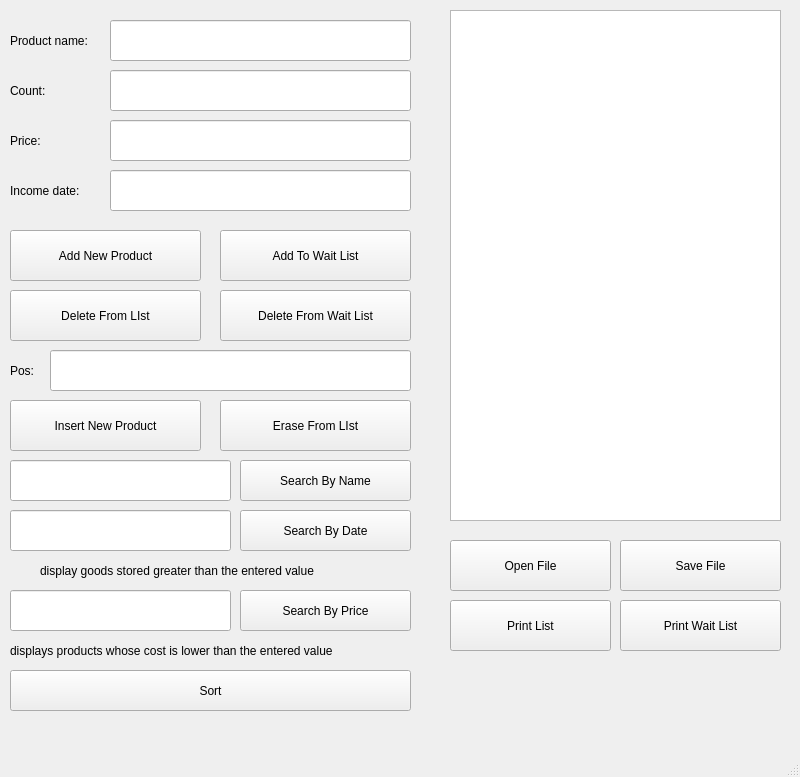
<?xml version="1.0" encoding="UTF-8"?>
<ui version="4.0">
 <class>MainWindow</class>
 <widget class="QMainWindow" name="MainWindow">
  <property name="geometry">
   <rect>
    <x>0</x>
    <y>0</y>
    <width>800</width>
    <height>777</height>
   </rect>
  </property>
  <property name="windowTitle">
   <string>MainWindow</string>
  </property>
  <widget class="QWidget" name="centralwidget">
   <widget class="QPlainTextEdit" name="plainTextEdit">
    <property name="geometry">
     <rect>
      <x>450</x>
      <y>10</y>
      <width>331</width>
      <height>511</height>
     </rect>
    </property>
    <property name="readOnly">
     <bool>true</bool>
    </property>
   </widget>
   <widget class="QPushButton" name="openFileBtn">
    <property name="geometry">
     <rect>
      <x>450</x>
      <y>540</y>
      <width>161</width>
      <height>51</height>
     </rect>
    </property>
    <property name="text">
     <string>Open File</string>
    </property>
   </widget>
   <widget class="QPushButton" name="saveFileBtn">
    <property name="geometry">
     <rect>
      <x>620</x>
      <y>540</y>
      <width>161</width>
      <height>51</height>
     </rect>
    </property>
    <property name="text">
     <string>Save File</string>
    </property>
   </widget>
   <widget class="QLineEdit" name="nameLE">
    <property name="geometry">
     <rect>
      <x>110</x>
      <y>20</y>
      <width>301</width>
      <height>41</height>
     </rect>
    </property>
   </widget>
   <widget class="QLabel" name="label">
    <property name="geometry">
     <rect>
      <x>10</x>
      <y>20</y>
      <width>101</width>
      <height>41</height>
     </rect>
    </property>
    <property name="text">
     <string>Product name:</string>
    </property>
   </widget>
   <widget class="QLineEdit" name="countLE">
    <property name="geometry">
     <rect>
      <x>110</x>
      <y>70</y>
      <width>301</width>
      <height>41</height>
     </rect>
    </property>
   </widget>
   <widget class="QLineEdit" name="priceLE">
    <property name="geometry">
     <rect>
      <x>110</x>
      <y>120</y>
      <width>301</width>
      <height>41</height>
     </rect>
    </property>
   </widget>
   <widget class="QLineEdit" name="dateLE">
    <property name="geometry">
     <rect>
      <x>110</x>
      <y>170</y>
      <width>301</width>
      <height>41</height>
     </rect>
    </property>
   </widget>
   <widget class="QLabel" name="label_2">
    <property name="geometry">
     <rect>
      <x>10</x>
      <y>70</y>
      <width>101</width>
      <height>41</height>
     </rect>
    </property>
    <property name="text">
     <string>Count:</string>
    </property>
   </widget>
   <widget class="QLabel" name="label_3">
    <property name="geometry">
     <rect>
      <x>10</x>
      <y>120</y>
      <width>101</width>
      <height>41</height>
     </rect>
    </property>
    <property name="text">
     <string>Price:</string>
    </property>
   </widget>
   <widget class="QLabel" name="label_4">
    <property name="geometry">
     <rect>
      <x>10</x>
      <y>170</y>
      <width>101</width>
      <height>41</height>
     </rect>
    </property>
    <property name="text">
     <string>Income date:</string>
    </property>
   </widget>
   <widget class="QPushButton" name="printListBtn">
    <property name="geometry">
     <rect>
      <x>450</x>
      <y>600</y>
      <width>161</width>
      <height>51</height>
     </rect>
    </property>
    <property name="text">
     <string>Print List</string>
    </property>
   </widget>
   <widget class="QPushButton" name="printWaitListBtn">
    <property name="geometry">
     <rect>
      <x>620</x>
      <y>600</y>
      <width>161</width>
      <height>51</height>
     </rect>
    </property>
    <property name="text">
     <string>Print Wait List</string>
    </property>
   </widget>
   <widget class="QPushButton" name="addBtn">
    <property name="geometry">
     <rect>
      <x>10</x>
      <y>230</y>
      <width>191</width>
      <height>51</height>
     </rect>
    </property>
    <property name="text">
     <string>Add New Product</string>
    </property>
   </widget>
   <widget class="QPushButton" name="addWaitBtn">
    <property name="geometry">
     <rect>
      <x>220</x>
      <y>230</y>
      <width>191</width>
      <height>51</height>
     </rect>
    </property>
    <property name="text">
     <string>Add To Wait List</string>
    </property>
   </widget>
   <widget class="QLineEdit" name="searchByNameLE">
    <property name="geometry">
     <rect>
      <x>10</x>
      <y>460</y>
      <width>221</width>
      <height>41</height>
     </rect>
    </property>
   </widget>
   <widget class="QPushButton" name="searchByNameBtn">
    <property name="geometry">
     <rect>
      <x>240</x>
      <y>460</y>
      <width>171</width>
      <height>41</height>
     </rect>
    </property>
    <property name="text">
     <string>Search By Name</string>
    </property>
   </widget>
   <widget class="QLineEdit" name="searchByDateLE">
    <property name="geometry">
     <rect>
      <x>10</x>
      <y>510</y>
      <width>221</width>
      <height>41</height>
     </rect>
    </property>
   </widget>
   <widget class="QPushButton" name="searchByDateBtn">
    <property name="geometry">
     <rect>
      <x>240</x>
      <y>510</y>
      <width>171</width>
      <height>41</height>
     </rect>
    </property>
    <property name="text">
     <string>Search By Date</string>
    </property>
   </widget>
   <widget class="QLabel" name="label_5">
    <property name="geometry">
     <rect>
      <x>40</x>
      <y>560</y>
      <width>351</width>
      <height>21</height>
     </rect>
    </property>
    <property name="text">
     <string>display goods stored greater than the entered value</string>
    </property>
   </widget>
   <widget class="QPushButton" name="searchByPriceBtn">
    <property name="geometry">
     <rect>
      <x>240</x>
      <y>590</y>
      <width>171</width>
      <height>41</height>
     </rect>
    </property>
    <property name="text">
     <string>Search By Price</string>
    </property>
   </widget>
   <widget class="QLineEdit" name="searchByPriceLE">
    <property name="geometry">
     <rect>
      <x>10</x>
      <y>590</y>
      <width>221</width>
      <height>41</height>
     </rect>
    </property>
   </widget>
   <widget class="QLabel" name="label_6">
    <property name="geometry">
     <rect>
      <x>10</x>
      <y>640</y>
      <width>401</width>
      <height>21</height>
     </rect>
    </property>
    <property name="text">
     <string>displays products whose cost is lower than the entered value</string>
    </property>
   </widget>
   <widget class="QPushButton" name="popBtn">
    <property name="geometry">
     <rect>
      <x>10</x>
      <y>290</y>
      <width>191</width>
      <height>51</height>
     </rect>
    </property>
    <property name="text">
     <string>Delete From LIst</string>
    </property>
   </widget>
   <widget class="QPushButton" name="popWaitBtn">
    <property name="geometry">
     <rect>
      <x>220</x>
      <y>290</y>
      <width>191</width>
      <height>51</height>
     </rect>
    </property>
    <property name="text">
     <string>Delete From Wait List</string>
    </property>
   </widget>
   <widget class="QPushButton" name="eraseBtn">
    <property name="geometry">
     <rect>
      <x>220</x>
      <y>400</y>
      <width>191</width>
      <height>51</height>
     </rect>
    </property>
    <property name="text">
     <string>Erase From LIst</string>
    </property>
   </widget>
   <widget class="QPushButton" name="inisertBtn">
    <property name="geometry">
     <rect>
      <x>10</x>
      <y>400</y>
      <width>191</width>
      <height>51</height>
     </rect>
    </property>
    <property name="text">
     <string>Insert New Product</string>
    </property>
   </widget>
   <widget class="QLineEdit" name="posLineEdit">
    <property name="geometry">
     <rect>
      <x>50</x>
      <y>350</y>
      <width>361</width>
      <height>41</height>
     </rect>
    </property>
   </widget>
   <widget class="QLabel" name="label_7">
    <property name="geometry">
     <rect>
      <x>10</x>
      <y>350</y>
      <width>31</width>
      <height>41</height>
     </rect>
    </property>
    <property name="text">
     <string>Pos:</string>
    </property>
   </widget>
   <widget class="QPushButton" name="sortBtn">
    <property name="geometry">
     <rect>
      <x>10</x>
      <y>670</y>
      <width>401</width>
      <height>41</height>
     </rect>
    </property>
    <property name="text">
     <string>Sort</string>
    </property>
   </widget>
  </widget>
  <widget class="QMenuBar" name="menubar">
   <property name="geometry">
    <rect>
     <x>0</x>
     <y>0</y>
     <width>800</width>
     <height>25</height>
    </rect>
   </property>
  </widget>
  <widget class="QStatusBar" name="statusbar"/>
 </widget>
 <resources/>
 <connections/>
</ui>
